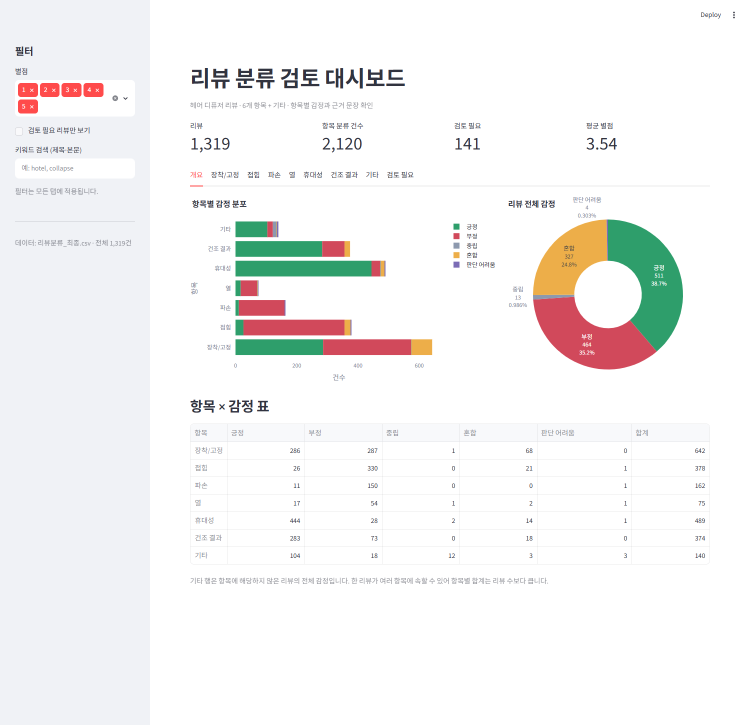
#> input picture docs/img/dash_01_overview.png, 1500 x 1450 px (shown at 1/2 size)
$ python -i capture_screens.py   (imports and definitions only)
#> lines starting #> are read from the running program, lines starting #| are printed output that depends on the picture
"""
capture_screens.py — 대시보드·챗봇 화면을 Playwright로 캡처해 docs/img 에 저장

먼저 두 앱을 실행해 둡니다(터미널 2개).
  streamlit run 01_review_analysis/dashboard/review_dashboard.py --server.port 8501
  streamlit run 03_rag_faq_chatbot/app.py --server.port 8502
그다음:  python tools/capture_screens.py
필요: pip install playwright pillow  (Chrome이 설치되어 있으면 channel="chrome" 으로 사용)
챗봇 캡처는 실제 LLM(.env 의 LLM_BACKEND)을 호출하므로 질문당 수십 초가 걸립니다.
"""
import time
from pathlib import Path

from PIL import Image, ImageChops
from playwright.sync_api import sync_playwright

OUT = Path(__file__).resolve().parents[1] / "docs" / "img"


def crop_blank(path):
    """답변 아래의 빈 여백을 잘라 냅니다(사이드바 제외, 입력창 높이만큼은 무시)."""
#> called with path = '../docs/img/dash_01_overview.png'
    im = Image.open(path).convert("RGB")
#> im is the input picture: PIL image 1500x1450 RGB; mean R, G, B 244.7, 244.1, 243.6
    w, h = im.size
#> w = 1500; h = 1450
    region = im.crop((300, 0, w, h - 200))
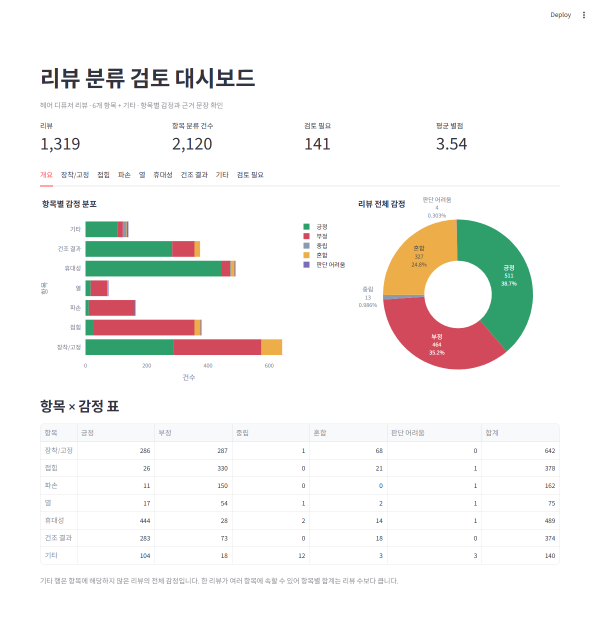
#> region: PIL image 1200x1250 RGB (shown at 1/2 size); mean R, G, B 244.5, 243.7, 241.8
    box = ImageChops.difference(region, Image.new("RGB", region.size, (255, 255, 255))).getbbox()
#> box = (80, 23, 1170, 1169)
    im.crop((0, 0, w, min(h, box[3] + 50))).save(path)
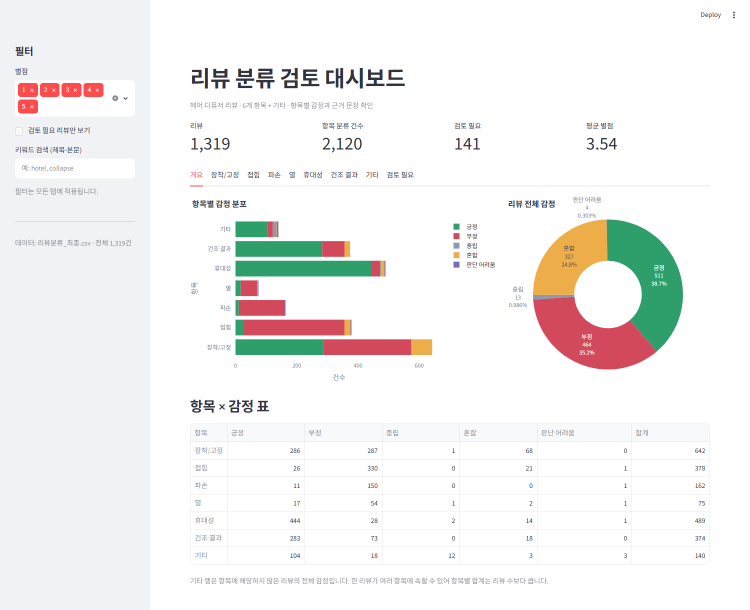
#> saved as dash_01_overview.png: PIL image 1500x1219 RGB (shown at 1/2 size); mean R, G, B 243.4, 242.6, 241.8


# [43 lines left out: functions dashboard, chatbot, not called in this run]


# [8 lines not run here, left out]

>>> result = crop_blank('../docs/img/dash_01_overview.png')
